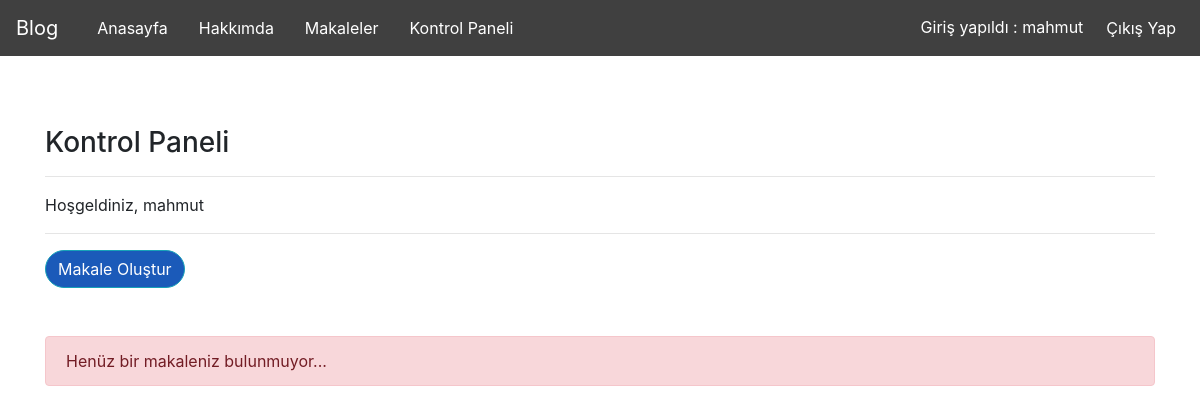
The page /articles/dashboard/ (signed in) on the database as committed earlier.
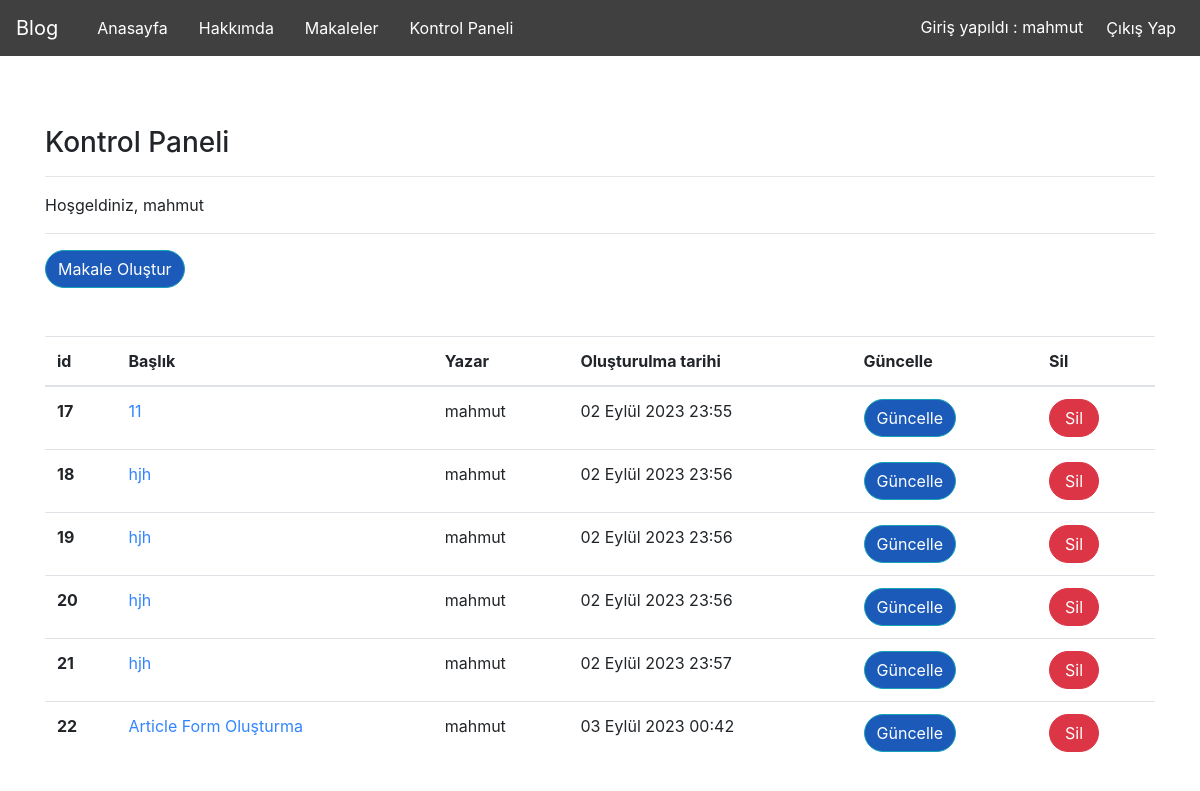
The same page on the database as committed later.
### article/models.py (models this page shows, shortened)
class Article(models.Model):
    author = models.ForeignKey("auth.User", on_delete= models.CASCADE, verbose_name="Yazar")
    title = models.CharField(max_length= 50, verbose_name="Başlık")
    description = models.TextField(max_length=500, verbose_name="Açıklama")
    created_date = models.DateTimeField(auto_now_add=True, verbose_name="Oluşturulma tarihi")

### article/views.py (the view)
# urls.py: path('dashboard/', views.dashboard, name="dashboard" ),
def dashboard(request):
    articles = Article.objects.filter(author = request.user)
    context = {
        "articles":articles,
    }
    return render(request, "articles/dashboard.html", context)

### templates/articles/dashboard.html
{% extends 'layout.html' %}
{% block body %}
    <h3 class="about-text">Kontrol Paneli</h3>
    <hr>
    <p>Hoşgeldiniz, {{user.username}}</p>
    <hr>
    <a class="btn btn-info dashboard-button" href="/articles/addarticle">Makale Oluştur</a>
    <br><br><br>
    {% if articles %}
    <table class="table">
        <thead>
          <tr>
            <th scope="col">id</th>
            <th scope="col">Başlık</th>
            <th scope="col">Yazar</th>
            <th scope="col">Oluşturulma tarihi</th>
            <th scope="col">Güncelle</th>
            <th scope="col">Sil</th>
          </tr>
        </thead>
        <tbody>
            {% for article in articles %}
                <tr>
                    <th scope="row">{{article.id}}</th>
                    <td><a href="/articles/article/{{article.id}}" class="about-link">{{article.title}}</a></td>
                    <td>{{article.author.username}}</td>
                    <td>{{article.created_date}}</td>
                    <td><a href="/articles/update/{{article.id}}" class="btn btn-info dashboard-button">Güncelle</a></td>
                    <td><a href="/articles/delete/{{article.id}}" class="btn btn-danger dashboard-button-delete">Sil</a></td>
                </tr>
            {% endfor %}
        </tbody>
      </table>
      {% else %}
            <div class="alert alert-danger">
                Henüz bir makaleniz bulunmuyor...
            </div>
    {% endif %}
{% endblock body %}

### templates/layout.html (shortened to what this page needs)
<!DOCTYPE html>
{% load static %}
<html lang="en">
<head>
    <link rel="stylesheet" href="{% static 'css/style.css' %}">
    <link rel="stylesheet" href="https://cdn.jsdelivr.net/npm/bootstrap@4.0.0/dist/css/bootstrap.min.css">
</head>
<body>
    {% include 'includes/navbar.html' %}
    <div class="container">
        {% block body %}
        {% endblock body %}
    </div>
</body>
</html>

### templates/includes/navbar.html (shortened to what this page needs)
<nav class="navbar navbar-expand-lg navbar-light">
  <a class="navbar-brand" href="">Blog</a>
  <div class="collapse navbar-collapse" id="navbarNav">
    <ul class="navbar-nav mr-auto">
      <li class="nav-item active">
        <a class="nav-link" href="/">Anasayfa <span class="sr-only">(current)</span></a
        >
      </li>
      <li class="nav-item">
        <a class="nav-link" href="/about">Hakkımda</a>
      </li>
      <li class="nav-item">
        <a class="nav-link" href="/articles">Makaleler</a>
      </li>
      {% if request.user.is_authenticated %}
        <li class="nav-item">
          <a class="nav-link" href="/articles/dashboard">Kontrol Paneli</a>
        </li>
      {% endif %}
    </ul>
    <ul class="navbar-nav ml-auto">
      {% if request.user.is_authenticated %}
        <li class="nav-item">
          <p class="username-navbar">Giriş yapıldı : {{user.username}}</p>
        </li>
      {% endif %}
      {% if request.user.is_authenticated %}
        <li class="nav-item">
          <a class="nav-link" href="/user/logout">Çıkış Yap</a>
        </li>
      {% endif %}
    </ul>
  </div>
</nav>

### static/css/style.css (style rules this page uses)
.navbar { background-color: #404040 !important; margin-bottom: 60px !important; }
a { color: #fff !important; }
li { margin-left: 15px; }
.about-text { margin-top: 70px; }
.about-link { color: #3284ff !important; }
.nav-link { transition: 0.4s; border-radius: 40px; }
.username-navbar { color: #fff !important; cursor: pointer; margin-top: 7px; margin-bottom: -20px; }
.dashboard-button { border-radius: 40px !important; background-color: #1b5ab9 !important; transition: 0.4s !important; }
.dashboard-button-delete { border-radius: 40px !important;; transition: 0.4s !important; width: 50px; }

Rows that differ between the two databases and show on the page:
added Article: id "17", title "11", author.username "mahmut", created_date "02 Eylül 2023 23:55"
added Article: id "18", title "hjh", author.username "mahmut", created_date "02 Eylül 2023 23:56"
added Article: id "19", title "hjh", author.username "mahmut", created_date "02 Eylül 2023 23:56"
added Article: id "20", title "hjh", author.username "mahmut", created_date "02 Eylül 2023 23:56"
added Article: id "21", title "hjh", author.username "mahmut", created_date "02 Eylül 2023 23:57"
added Article: id "22", title "Article Form Oluşturma", author.username "mahmut", created_date "03 Eylül 2023 00:42"
Other text that changed with them:
text no longer shown: "Henüz bir makaleniz bulunmuyor..."
text now shown: "id Başlık Yazar Oluşturulma tarihi Güncelle Sil"
